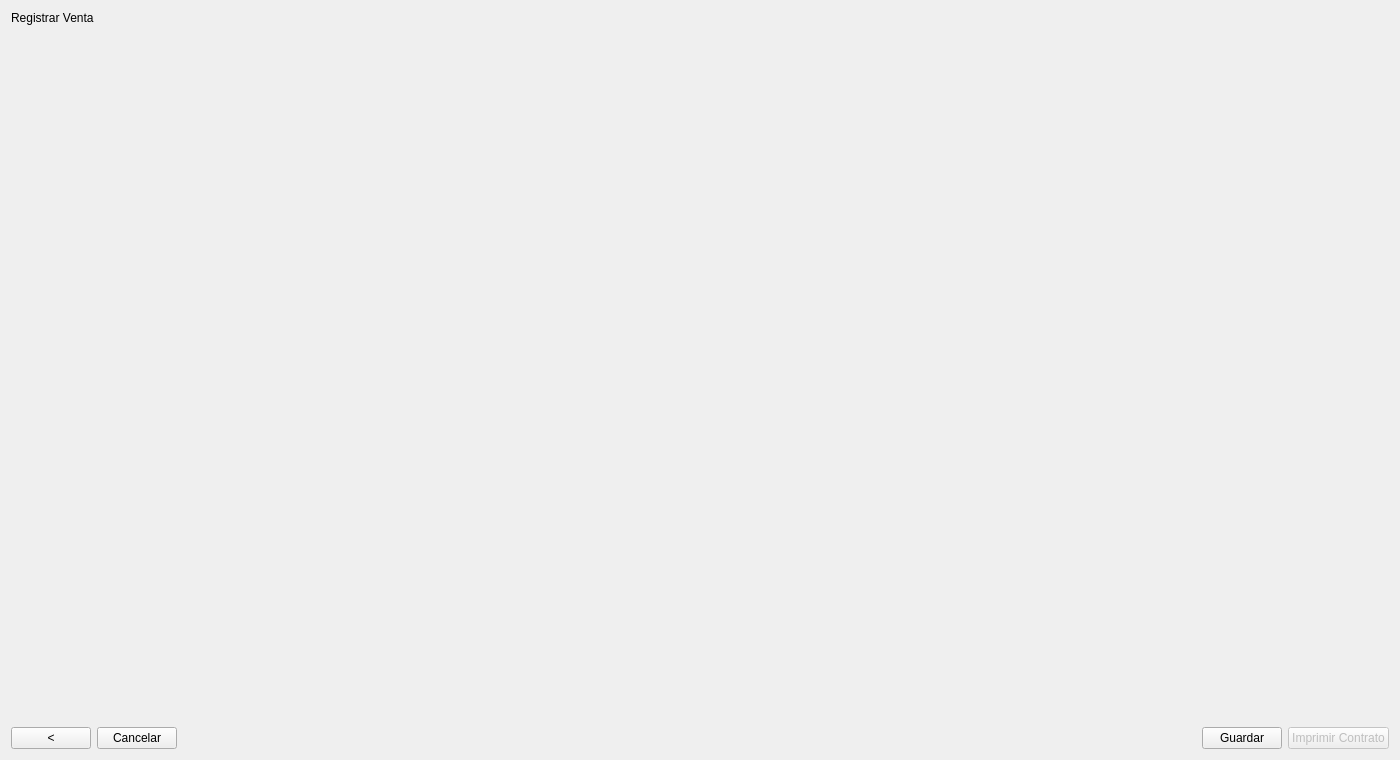
<?xml version="1.0" encoding="UTF-8"?>
<ui version="4.0">
 <class>SaleWizardView</class>
 <widget class="QWidget" name="SaleWizardView">
  <property name="geometry">
   <rect>
    <x>0</x>
    <y>0</y>
    <width>1400</width>
    <height>760</height>
   </rect>
  </property>
  <property name="windowTitle">
   <string>Form</string>
  </property>
  <layout class="QVBoxLayout" name="verticalLayout">
   <item>
    <widget class="QLabel" name="titleLabel">
     <property name="text">
      <string>Registrar Venta</string>
     </property>
     <property name="margin">
      <number>0</number>
     </property>
     <property name="class" stdset="0">
      <string notr="true">h1</string>
     </property>
    </widget>
   </item>
   <item>
    <widget class="QScrollArea" name="contentScrollArea">
     <property name="styleSheet">
      <string notr="true"/>
     </property>
     <property name="frameShape">
      <enum>QFrame::Shape::NoFrame</enum>
     </property>
     <property name="frameShadow">
      <enum>QFrame::Shadow::Plain</enum>
     </property>
     <property name="lineWidth">
      <number>1</number>
     </property>
     <property name="widgetResizable">
      <bool>true</bool>
     </property>
     <widget class="QWidget" name="scrollAreaWidgetContents">
      <property name="geometry">
       <rect>
        <x>0</x>
        <y>0</y>
        <width>1376</width>
        <height>646</height>
       </rect>
      </property>
     </widget>
    </widget>
   </item>
   <item>
    <widget class="QLabel" name="errorLabel">
     <property name="textFormat">
      <enum>Qt::TextFormat::PlainText</enum>
     </property>
     <property name="wordWrap">
      <bool>true</bool>
     </property>
     <property name="class" stdset="0">
      <string notr="true">error-text</string>
     </property>
    </widget>
   </item>
   <item>
    <layout class="QHBoxLayout" name="buttonsLayout">
     <item>
      <widget class="QPushButton" name="goBackButton">
       <property name="text">
        <string>&lt;</string>
       </property>
       <property name="icon">
        <iconset>
         <normaloff>:/icons/cancel_dark.png</normaloff>:/icons/cancel_dark.png</iconset>
       </property>
       <property name="iconSize">
        <size>
         <width>10</width>
         <height>10</height>
        </size>
       </property>
       <property name="class" stdset="0">
        <string notr="true">cancelButton</string>
       </property>
      </widget>
     </item>
     <item>
      <widget class="QPushButton" name="cancelButton">
       <property name="text">
        <string>Cancelar</string>
       </property>
       <property name="icon">
        <iconset>
         <normaloff>../../../../resources/icons/cancel_dark.png</normaloff>../../../../resources/icons/cancel_dark.png</iconset>
       </property>
       <property name="iconSize">
        <size>
         <width>10</width>
         <height>10</height>
        </size>
       </property>
       <property name="class" stdset="0">
        <string>cancelButton</string>
       </property>
      </widget>
     </item>
     <item>
      <spacer name="buttonsSpacer">
       <property name="orientation">
        <enum>Qt::Orientation::Horizontal</enum>
       </property>
       <property name="sizeHint" stdset="0">
        <size>
         <width>0</width>
         <height>0</height>
        </size>
       </property>
      </spacer>
     </item>
     <item>
      <widget class="QPushButton" name="saveButton">
       <property name="text">
        <string>Guardar</string>
       </property>
       <property name="icon">
        <iconset>
         <normaloff>../../../../resources/icons/save.png</normaloff>../../../../resources/icons/save.png</iconset>
       </property>
       <property name="iconSize">
        <size>
         <width>12</width>
         <height>12</height>
        </size>
       </property>
       <property name="class" stdset="0">
        <string notr="true">primary</string>
       </property>
      </widget>
     </item>
     <item>
      <widget class="QPushButton" name="printContractButton">
       <property name="enabled">
        <bool>false</bool>
       </property>
       <property name="text">
        <string>Imprimir Contrato</string>
       </property>
       <property name="icon">
        <iconset>
         <normaloff>:/icons/printer.png</normaloff>:/icons/printer.png</iconset>
       </property>
       <property name="iconSize">
        <size>
         <width>12</width>
         <height>12</height>
        </size>
       </property>
       <property name="class" stdset="0">
        <string notr="true">secondary</string>
       </property>
      </widget>
     </item>
    </layout>
   </item>
  </layout>
 </widget>
 <resources/>
 <connections/>
</ui>
